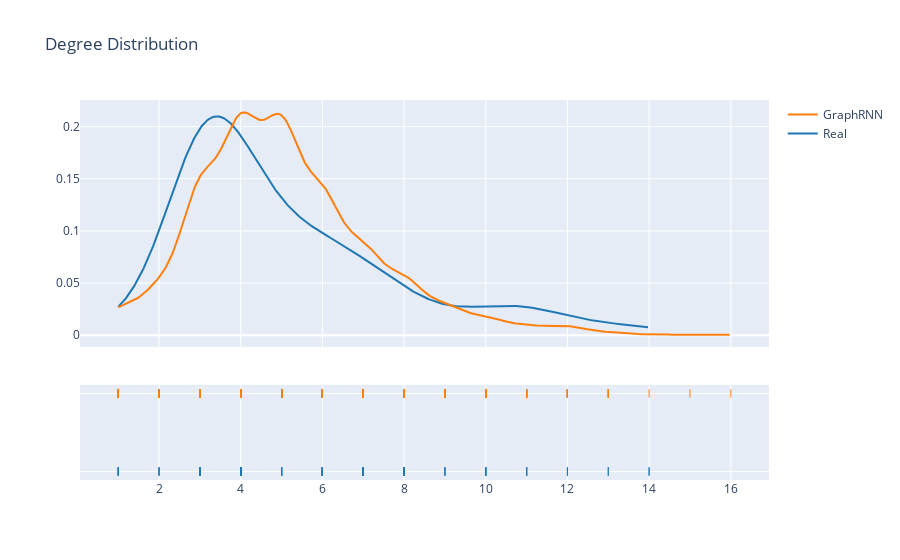

The notebook cell this image was saved under:
### Code cell
#for i in range(10):
sample_100 = random.sample(pred_20,k=100)
deg_sample_pred_100=[]
for g in sample_100:
    for _,deg in g.degree():
        deg_sample_pred_100.append(deg)
        
hist_data = [deg_test_20,deg_sample_pred_100]
fig = ff.create_distplot(hist_data,['Real','GraphRNN'],show_hist=False)
fig['layout'].update(title='Degree Distribution')
iplot(fig)

### Figure 1 — Plotly figure (JSON) as saved in the notebook; plotly's stock layout.template omitted (floating-point values rounded to 4 significant figures; data arrays with more than 128 entries replaced by an {"elided": "..."} marker saying what was removed)
{"data": [{"legendgroup": "Real", "marker": {"color": "rgb(31, 119, 180)"}, "mode": "lines", "name": "Real", "showlegend": true, "type": "scatter", "x": {"elided": "500 float values"}, "xaxis": "x", "y": {"elided": "500 float values"}, "yaxis": "y"}, {"legendgroup": "GraphRNN", "marker": {"color": "rgb(255, 127, 14)"}, "mode": "lines", "name": "GraphRNN", "showlegend": true, "type": "scatter", "x": {"elided": "500 float values"}, "xaxis": "x", "y": {"elided": "500 float values"}, "yaxis": "y"}, {"legendgroup": "Real", "marker": {"color": "rgb(31, 119, 180)", "symbol": "line-ns-open"}, "mode": "markers", "name": "Real", "showlegend": false, "type": "scatter", "x": {"elided": "200 int values"}, "xaxis": "x", "y": {"elided": "200 str values"}, "yaxis": "y2"}, {"legendgroup": "GraphRNN", "marker": {"color": "rgb(255, 127, 14)", "symbol": "line-ns-open"}, "mode": "markers", "name": "GraphRNN", "showlegend": false, "type": "scatter", "x": {"elided": "1992 int values"}, "xaxis": "x", "y": {"elided": "1992 str values"}, "yaxis": "y2"}], "layout": {"barmode": "overlay", "hovermode": "closest", "legend": {"traceorder": "reversed"}, "title": {"text": "Degree Distribution"}, "xaxis": {"anchor": "y2", "domain": [0, 1], "zeroline": false}, "yaxis": {"anchor": "free", "domain": [0.35, 1], "position": 0}, "yaxis2": {"anchor": "x", "domain": [0, 0.25], "dtick": 1, "showticklabels": false}}}
